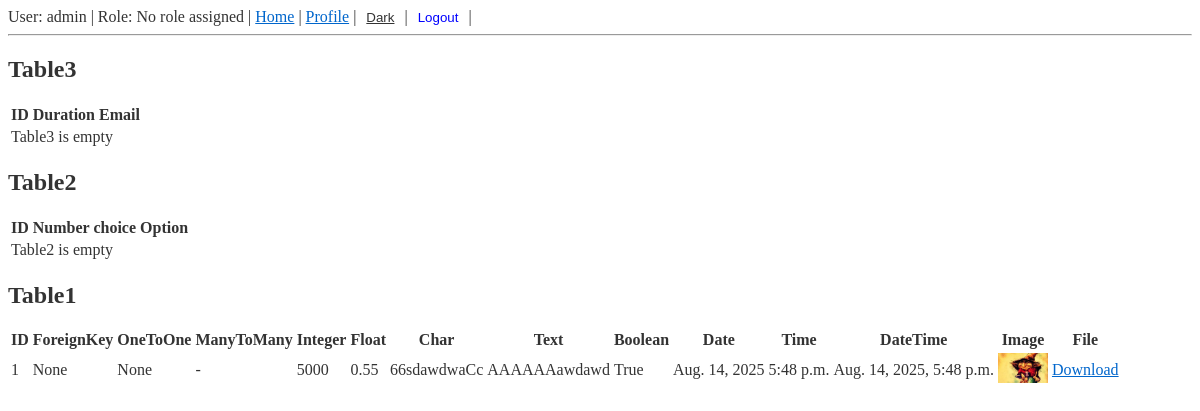
The page /get_data (signed in) on the database as committed earlier.
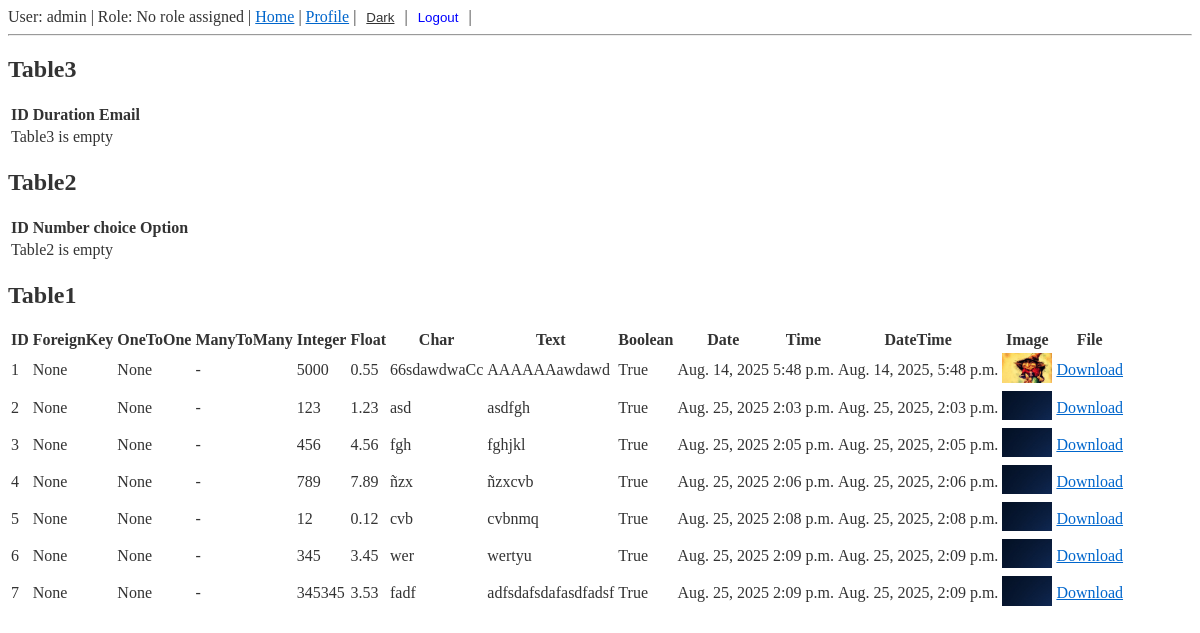
The same page on the database as committed later.
### rest/models.py (models this page shows, shortened)
class Table1(models.Model):
    foreign_key = models.ForeignKey(Table2, on_delete=models.CASCADE, related_name='table1_foreign', null=True, blank=True)
    one_to_one = models.OneToOneField(Table2, on_delete=models.CASCADE, related_name='table1_one', null=True, blank=True)
    many_to_many = models.ManyToManyField(Table3, related_name='table1_many', blank=True)
    integer_field = models.IntegerField(null=True, blank=True)      # Integer value (optional)
    float_field = models.FloatField(null=True, blank=True)          # Floating point number
    char_field = models.CharField(max_length=15)                    # Short text with max length
    text_field= models.TextField(blank=True)                        # Long text (optional)
    boolean_field = models.BooleanField(default=False)              # True or False
    date_field = models.DateField(null=True, blank=True)           # Date only
    time_field = models.TimeField(null=True, blank=True)           # Time only
    datetime_field = models.DateTimeField(null=True, blank=True)   # Full date and time
    image_field = models.ImageField(upload_to='images/', null=True, blank=True)  # For image files
    file_field = models.FileField(upload_to='files/', null=True, blank=True)     # For general files

### rest/views.py (the view)
# urls.py: path('get_data', views.get_data, name='get_data'),
@require_GET
@permission_required('rest_basic.view_data', raise_exception=True)
def get_data(request):
    table3 = Table3.objects.all()
    table2 = Table2.objects.all()
    table1 = Table1.objects.all()
    return render(request, 'get_data.html',{"table3":table3,"table2":table2,"table1":table1})

### json_app/context_processors.py (called while the page is built)
def dark_mode_context(request):
    return {'dark_mode': request.session.get('dark_mode', False)}

### json_app/templatetags/dark_mode_tags.py (called while the page is built)
@register.inclusion_tag('json_app/_dark_mode_button.html', takes_context=True)
def dark_mode_button(context):
    return {
        'dark_mode': context.get('dark_mode', False)
    }

### rest/templates/get_data.html
{% extends "base.html" %}
{% block body %}
    <h2>Table3</h2>
    <table>
        <thead>
            <tr>
                <th>ID</th>
                <th>Duration</th>
                <th>Email</th>
            </tr>
        </thead>
        <tbody>
            {% for entry in table3 %}
            <tr>
                <td>{{ entry.id }}</td>
                <td>{{ entry.duration_field }}</td>
                <td>{{ entry.email_field }}</td>
            </tr>
            {% empty %}
            <tr><td colspan="3">Table3 is empty</td></tr>
            {% endfor %}
        </tbody>
    </table>
    <h2>Table2</h2>
    <table>
        <thead>
            <tr>
                <th>ID</th>
                <th>Number choice</th>
                <th>Option</th>
            </tr>
        </thead>
        <tbody>
            {% for entry in table2 %}
            <tr>
                <td>{{ entry.id }}</td>
                <td>{{ entry.positive_small_int}}</td>
                <td>{{ entry.get_positive_small_int_display }}</td>
            </tr>
            {% empty %}
            <tr><td colspan="3">Table2 is empty</td></tr>
            {% endfor %}
        </tbody>
    </table>
    <h2>Table1</h2>
    <table>
        <thead>
            <tr>
                <th>ID</th>
                <th>ForeignKey</th>
                <th>OneToOne</th>
                <th>ManyToMany</th>
                <th>Integer</th>
                <th>Float</th>
                <th>Char</th>
                <th>Text</th>
                <th>Boolean</th>
                <th>Date</th>
                <th>Time</th>
                <th>DateTime</th>
                <th>Image</th>
                <th>File</th>
            </tr>
        </thead>
        <tbody>
            {% for entry in table1 %}
             <tr>
                <td>{{ entry.id }}</td>
                <td>{{ entry.foreign_key }}</td>
                <td>{{ entry.one_to_one }}</td>
                <td>
                    {% for m in entry.many_to_many.all %}
                        {{ m.email_field }}{% if not forloop.last %}, {% endif %}
                    {% empty %}
                        -
                    {% endfor %}
                </td>
                <td>{{ entry.integer_field }}</td>
                <td>{{ entry.float_field }}</td>
                <td>{{ entry.char_field }}</td>
                <td>{{ entry.text_field|default:"-" }}</td>
                <td>{{ entry.boolean_field }}</td>
                <td>{{ entry.date_field }}</td>
                <td>{{ entry.time_field }}</td>
                <td>{{ entry.datetime_field }}</td>
                <td>
                    {% if entry.image_field %}
                        <img src="{{ entry.image_field.url }}" alt="img" width="50">
                    {% else %}
                        -
                    {% endif %}
                </td>
                <td>
                    {% if entry.file_field %}
                        <a href="{{ entry.file_field.url }}">Download</a>
                    {% else %}
                        -
                    {% endif %}
                </td>
            </tr>
            {% empty %}
            <tr><td colspan="6">Table1 is empty</td></tr>
            {% endfor %}
        </tbody>
    </table>
{% endblock %}

Rows that differ between the two databases and show on the page:
added Table1: id "2", foreign_key "None", one_to_one "None", integer_field "123", float_field "1.23", char_field "asd", text_field "asdfgh", boolean_field "True", date_field "Aug. 25, 2025", time_field "2:03 p.m.", datetime_field "Aug. 25, 2025, 2:03 p.m.", image_field (picture)
added Table1: id "3", foreign_key "None", one_to_one "None", integer_field "456", float_field "4.56", char_field "fgh", text_field "fghjkl", boolean_field "True", date_field "Aug. 25, 2025", time_field "2:05 p.m.", datetime_field "Aug. 25, 2025, 2:05 p.m.", image_field (picture)
added Table1: id "4", foreign_key "None", one_to_one "None", integer_field "789", float_field "7.89", char_field "ñzx", text_field "ñzxcvb", boolean_field "True", date_field "Aug. 25, 2025", time_field "2:06 p.m.", datetime_field "Aug. 25, 2025, 2:06 p.m.", image_field (picture)
added Table1: id "5", foreign_key "None", one_to_one "None", integer_field "12", float_field "0.12", char_field "cvb", text_field "cvbnmq", boolean_field "True", date_field "Aug. 25, 2025", time_field "2:08 p.m.", datetime_field "Aug. 25, 2025, 2:08 p.m.", image_field (picture)
added Table1: id "6", foreign_key "None", one_to_one "None", integer_field "345", float_field "3.45", char_field "wer", text_field "wertyu", boolean_field "True", date_field "Aug. 25, 2025", time_field "2:09 p.m.", datetime_field "Aug. 25, 2025, 2:09 p.m.", image_field (picture)
added Table1: id "7", foreign_key "None", one_to_one "None", integer_field "345345", float_field "3.53", char_field "fadf", text_field "adfsdafsdafasdfadsf", boolean_field "True", date_field "Aug. 25, 2025", time_field "2:09 p.m.", datetime_field "Aug. 25, 2025, 2:09 p.m.", image_field (picture)
